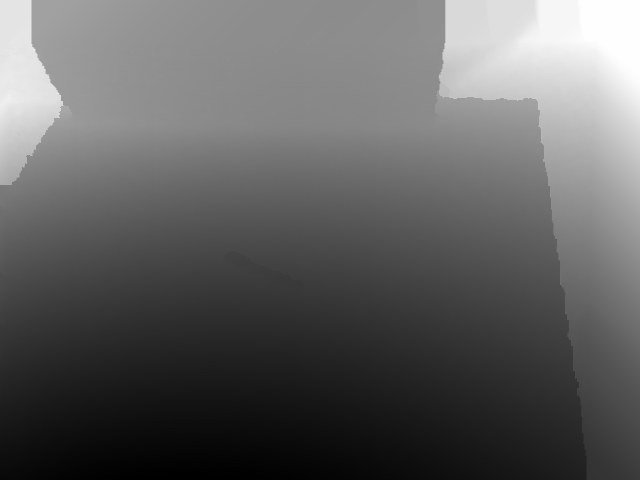
#> input picture HW2/data/01/pcd0120d.tiff, 640 x 480 px; its folder holds 5 pictures in this run
$ jupyter execute --allow-errors Untitled.ipynb   (older library calls are emulated)
#> lines starting #> are read from the running program, lines starting #| are printed output that depends on the picture
[cell 1]
import cv2
import matplotlib.pyplot as plt
import numpy as np
from imageio import imread
from skimage.transform import rotate, resize

[cell 2]
class Image:
    """
    Wrapper around an image with some convenient functions.
    """

    def __init__(self, img):
        self.img = img

    def __getattr__(self, attr):
        # Pass along any other methods to the underlying ndarray
        return getattr(self.img, attr)

    @classmethod
    def from_file(cls, fname):
        return cls(imread(fname))

    # [98 lines left out: functions copy, crop, cropped, normalise, resize, resized and 5 more, not called in this run]

[cell 3]
class DepthImage(Image):
    def __init__(self, img):
        super().__init__(img)

    # [38 lines left out: function from_pcd, not called in this run]

    @classmethod
    def from_tiff(cls, fname):
        return cls(imread(fname))

    # [39 lines left out: functions inpaint, gradients, normalise, not called in this run]

[cell 4]
import argparse
import glob
import os

import numpy as np
from imageio import imsave

[cell 5]
path = './data/01/'
pcds = glob.glob(os.path.join(path, 'pcd[0-9][0-9][0-9][0-9].txt'))  # Matches 'pcdXXXX.txt'
pcds.sort()
print(pcds)  # Check if the sorting is correct

#> (a cell that did not finish here is left out)

[cell 7]
"""
if __name__ == '__main__':
    path = './data/01/'
    pcds = glob.glob(os.path.join(path, 'pcd[0-9][0-9][0-9][0-9].txt'))  # Matches 'pcdXXXX.txt'
    pcds.sort()
    #print(pcds)  # Check if the sorting is correct
    for pcd in pcds:
        di = DepthImage.from_pcd(pcd, (480, 640))
        di.inpaint()

        of_name = pcd.replace('.txt', 'd.tiff')
        #print(of_name)
        imsave(of_name, di.img.astype(np.float32))
        """

[cell 8]
file_path = "./data/01/pcd0120d.tiff"
if os.path.exists(file_path):
    print("File exists!")
else:
    print("File not found.")

[cell 9]
import tifffile

#file_path = "your_file.tiff"

try:
    with tifffile.TiffFile(file_path) as tif:
        print(tif.pages)  # Number of pages
        print("Image shape:", tif.pages[0].shape)  # Shape of first page
        print("Data type:", tif.pages[0].dtype)  # Data type
        print("Compression:", tif.pages[0].compression)  # Compression method
except Exception as e:
    print("Error:", e)

[cell 10]
from PIL import Image

#file_path = "your_file.tiff"

try:
    image = Image.open(file_path)
#> image is the input picture: PIL image 640x480 F; min 0.745, max 2.03, mean 1.24
    image.verify()  # This checks if the file is corrupt
    image.show()
    print("TIFF file is valid!")
except Exception as e:
    print("Error:", e)

#> (a cell that did not finish here is left out)

[cell 12]
import matplotlib.pyplot as plt

# Ensure it's a 4-channel image
#> (the rest of this cell did not finish here and is left out)

[cell 13]
import matplotlib.pyplot as plt
import imageio.v2 as imageio

depth_img = imageio.imread("./data/01/pcd0120d.tiff")
plt.imshow(depth_img, cmap='gray')
plt.colorbar()
plt.show()
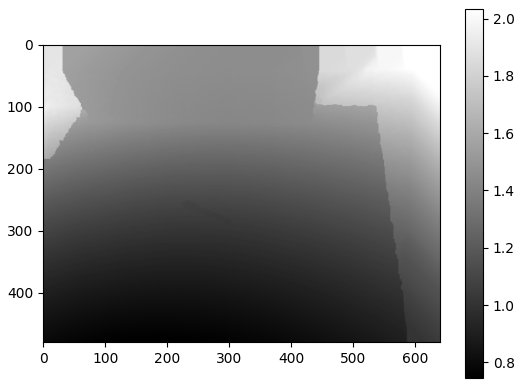
#> figure drawn by matplotlib, 2 panels
